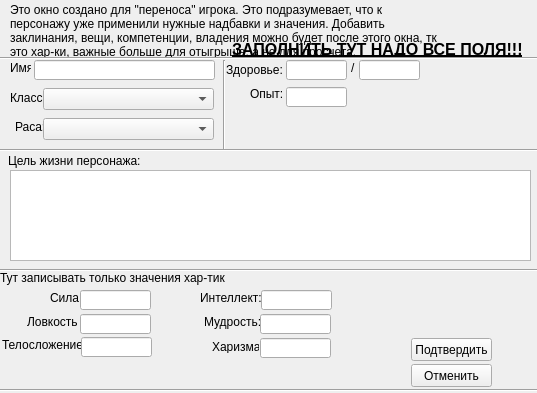
<?xml version="1.0" encoding="UTF-8"?>
<ui version="4.0">
 <class>MainWindow</class>
 <widget class="QMainWindow" name="MainWindow">
  <property name="geometry">
   <rect>
    <x>0</x>
    <y>0</y>
    <width>537</width>
    <height>393</height>
   </rect>
  </property>
  <property name="minimumSize">
   <size>
    <width>537</width>
    <height>281</height>
   </size>
  </property>
  <property name="maximumSize">
   <size>
    <width>537</width>
    <height>393</height>
   </size>
  </property>
  <property name="windowTitle">
   <string>Перенос персонажа</string>
  </property>
  <widget class="QWidget" name="centralwidget">
   <widget class="QLabel" name="label">
    <property name="geometry">
     <rect>
      <x>10</x>
      <y>0</y>
      <width>431</width>
      <height>61</height>
     </rect>
    </property>
    <property name="text">
     <string>Это окно создано для &quot;переноса&quot; игрока. Это подразумевает, что к персонажу уже применили нужные надбавки и значения. Добавить заклинания, вещи, компетенции, владения можно будет после этого окна, тк это хар-ки, важные больше для отыгрыша, а не для просчета.</string>
    </property>
    <property name="wordWrap">
     <bool>true</bool>
    </property>
   </widget>
   <widget class="QLabel" name="label_2">
    <property name="geometry">
     <rect>
      <x>10</x>
      <y>60</y>
      <width>21</width>
      <height>16</height>
     </rect>
    </property>
    <property name="text">
     <string>Имя:</string>
    </property>
   </widget>
   <widget class="QLineEdit" name="name_field">
    <property name="geometry">
     <rect>
      <x>34</x>
      <y>60</y>
      <width>181</width>
      <height>20</height>
     </rect>
    </property>
   </widget>
   <widget class="QLabel" name="label_3">
    <property name="geometry">
     <rect>
      <x>10</x>
      <y>91</y>
      <width>47</width>
      <height>13</height>
     </rect>
    </property>
    <property name="text">
     <string>Класс:</string>
    </property>
   </widget>
   <widget class="QComboBox" name="class_combobox">
    <property name="geometry">
     <rect>
      <x>43</x>
      <y>88</y>
      <width>171</width>
      <height>22</height>
     </rect>
    </property>
   </widget>
   <widget class="QLabel" name="label_4">
    <property name="geometry">
     <rect>
      <x>15</x>
      <y>119</y>
      <width>30</width>
      <height>16</height>
     </rect>
    </property>
    <property name="text">
     <string>Раса:</string>
    </property>
   </widget>
   <widget class="QLabel" name="label_5">
    <property name="geometry">
     <rect>
      <x>232</x>
      <y>41</y>
      <width>301</width>
      <height>16</height>
     </rect>
    </property>
    <property name="font">
     <font>
      <pointsize>12</pointsize>
      <weight>75</weight>
      <bold>true</bold>
      <underline>true</underline>
     </font>
    </property>
    <property name="text">
     <string>ЗАПОЛНИТЬ ТУТ НАДО ВСЕ ПОЛЯ!!!</string>
    </property>
   </widget>
   <widget class="QComboBox" name="race_combobox">
    <property name="geometry">
     <rect>
      <x>43</x>
      <y>118</y>
      <width>171</width>
      <height>22</height>
     </rect>
    </property>
   </widget>
   <widget class="QLabel" name="xp_labl_2">
    <property name="geometry">
     <rect>
      <x>250</x>
      <y>87</y>
      <width>47</width>
      <height>13</height>
     </rect>
    </property>
    <property name="font">
     <font>
      <pointsize>9</pointsize>
     </font>
    </property>
    <property name="text">
     <string>Опыт:</string>
    </property>
   </widget>
   <widget class="QLabel" name="label_46">
    <property name="geometry">
     <rect>
      <x>351</x>
      <y>60</y>
      <width>16</width>
      <height>16</height>
     </rect>
    </property>
    <property name="text">
     <string>/</string>
    </property>
   </widget>
   <widget class="QLineEdit" name="hp_full_field">
    <property name="geometry">
     <rect>
      <x>359</x>
      <y>60</y>
      <width>61</width>
      <height>20</height>
     </rect>
    </property>
   </widget>
   <widget class="QLabel" name="hp_labl">
    <property name="geometry">
     <rect>
      <x>226</x>
      <y>60</y>
      <width>61</width>
      <height>20</height>
     </rect>
    </property>
    <property name="font">
     <font>
      <pointsize>9</pointsize>
     </font>
    </property>
    <property name="text">
     <string>Здоровье:</string>
    </property>
   </widget>
   <widget class="QLineEdit" name="hp_at_this_moment_field">
    <property name="geometry">
     <rect>
      <x>286</x>
      <y>60</y>
      <width>61</width>
      <height>20</height>
     </rect>
    </property>
   </widget>
   <widget class="QLineEdit" name="xp_at_this_moment_field">
    <property name="geometry">
     <rect>
      <x>286</x>
      <y>87</y>
      <width>61</width>
      <height>20</height>
     </rect>
    </property>
   </widget>
   <widget class="Line" name="line_2">
    <property name="geometry">
     <rect>
      <x>-43</x>
      <y>48</y>
      <width>801</width>
      <height>20</height>
     </rect>
    </property>
    <property name="orientation">
     <enum>Qt::Horizontal</enum>
    </property>
   </widget>
   <widget class="QLabel" name="label_7">
    <property name="geometry">
     <rect>
      <x>50</x>
      <y>290</y>
      <width>31</width>
      <height>16</height>
     </rect>
    </property>
    <property name="text">
     <string>Сила:</string>
    </property>
   </widget>
   <widget class="QLabel" name="label_8">
    <property name="geometry">
     <rect>
      <x>27</x>
      <y>314</y>
      <width>51</width>
      <height>16</height>
     </rect>
    </property>
    <property name="text">
     <string>Ловкость:</string>
    </property>
   </widget>
   <widget class="QLabel" name="label_10">
    <property name="geometry">
     <rect>
      <x>2</x>
      <y>337</y>
      <width>81</width>
      <height>16</height>
     </rect>
    </property>
    <property name="text">
     <string>Телосложение:</string>
    </property>
   </widget>
   <widget class="QLabel" name="label_11">
    <property name="geometry">
     <rect>
      <x>200</x>
      <y>290</y>
      <width>61</width>
      <height>16</height>
     </rect>
    </property>
    <property name="text">
     <string>Интеллект:</string>
    </property>
   </widget>
   <widget class="QLabel" name="label_12">
    <property name="geometry">
     <rect>
      <x>204</x>
      <y>314</y>
      <width>61</width>
      <height>16</height>
     </rect>
    </property>
    <property name="text">
     <string>Мудрость:</string>
    </property>
   </widget>
   <widget class="QLabel" name="label_13">
    <property name="geometry">
     <rect>
      <x>212</x>
      <y>340</y>
      <width>47</width>
      <height>13</height>
     </rect>
    </property>
    <property name="text">
     <string>Харизма:</string>
    </property>
   </widget>
   <widget class="QLineEdit" name="strong_field">
    <property name="geometry">
     <rect>
      <x>80</x>
      <y>290</y>
      <width>71</width>
      <height>20</height>
     </rect>
    </property>
   </widget>
   <widget class="QLineEdit" name="dexterity_field">
    <property name="geometry">
     <rect>
      <x>80</x>
      <y>314</y>
      <width>71</width>
      <height>20</height>
     </rect>
    </property>
   </widget>
   <widget class="QLineEdit" name="charisma_field">
    <property name="geometry">
     <rect>
      <x>260</x>
      <y>338</y>
      <width>71</width>
      <height>20</height>
     </rect>
    </property>
   </widget>
   <widget class="QLineEdit" name="bodybuild_field">
    <property name="geometry">
     <rect>
      <x>81</x>
      <y>337</y>
      <width>71</width>
      <height>20</height>
     </rect>
    </property>
   </widget>
   <widget class="QLineEdit" name="intellect_field">
    <property name="geometry">
     <rect>
      <x>261</x>
      <y>290</y>
      <width>71</width>
      <height>20</height>
     </rect>
    </property>
   </widget>
   <widget class="QLineEdit" name="wise_field">
    <property name="geometry">
     <rect>
      <x>260</x>
      <y>314</y>
      <width>71</width>
      <height>20</height>
     </rect>
    </property>
   </widget>
   <widget class="Line" name="line_4">
    <property name="geometry">
     <rect>
      <x>-90</x>
      <y>382</y>
      <width>771</width>
      <height>16</height>
     </rect>
    </property>
    <property name="orientation">
     <enum>Qt::Horizontal</enum>
    </property>
   </widget>
   <widget class="Line" name="line">
    <property name="geometry">
     <rect>
      <x>214</x>
      <y>60</y>
      <width>20</width>
      <height>91</height>
     </rect>
    </property>
    <property name="orientation">
     <enum>Qt::Vertical</enum>
    </property>
   </widget>
   <widget class="Line" name="line_5">
    <property name="geometry">
     <rect>
      <x>-120</x>
      <y>140</y>
      <width>801</width>
      <height>20</height>
     </rect>
    </property>
    <property name="orientation">
     <enum>Qt::Horizontal</enum>
    </property>
   </widget>
   <widget class="QPushButton" name="access">
    <property name="geometry">
     <rect>
      <x>411</x>
      <y>338</y>
      <width>81</width>
      <height>23</height>
     </rect>
    </property>
    <property name="text">
     <string>Подтвердить</string>
    </property>
   </widget>
   <widget class="QPushButton" name="denide">
    <property name="geometry">
     <rect>
      <x>411</x>
      <y>364</y>
      <width>81</width>
      <height>23</height>
     </rect>
    </property>
    <property name="text">
     <string>Отменить</string>
    </property>
   </widget>
   <widget class="QLabel" name="label_14">
    <property name="geometry">
     <rect>
      <x>0</x>
      <y>270</y>
      <width>231</width>
      <height>16</height>
     </rect>
    </property>
    <property name="text">
     <string>Тут записывать только значения хар-тик</string>
    </property>
   </widget>
   <widget class="Line" name="line_6">
    <property name="geometry">
     <rect>
      <x>-110</x>
      <y>260</y>
      <width>801</width>
      <height>20</height>
     </rect>
    </property>
    <property name="orientation">
     <enum>Qt::Horizontal</enum>
    </property>
   </widget>
   <widget class="QTextEdit" name="life_target">
    <property name="geometry">
     <rect>
      <x>10</x>
      <y>170</y>
      <width>521</width>
      <height>91</height>
     </rect>
    </property>
   </widget>
   <widget class="QLabel" name="label_6">
    <property name="geometry">
     <rect>
      <x>8</x>
      <y>153</y>
      <width>141</width>
      <height>16</height>
     </rect>
    </property>
    <property name="text">
     <string>Цель жизни персонажа:</string>
    </property>
   </widget>
  </widget>
 </widget>
 <resources/>
 <connections/>
</ui>
